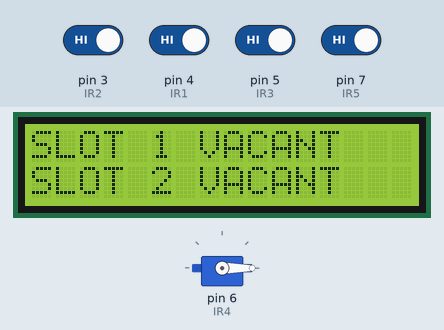
Bench run of a sketch on a simulated Arduino Uno, built with avr-gcc and run on an emulated ATmega328P. On the bench: servo, 16×2 character LCD. The test bench sets the inputs (shaded band); at power-on: pin 3 (IR2), pin 4 (IR1), pin 5 (IR3), pin 7 (IR5) HIGH. What the sketch prints to the serial monitor is not drawn.

Above: at 1.2 s.
1.3 s: pin 3 (IR2) driven LOW
At 10.5 s:
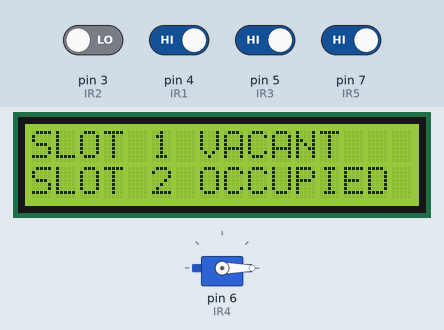
15.3 s: pin 4 (IR1) driven LOW
At 21.6 s:
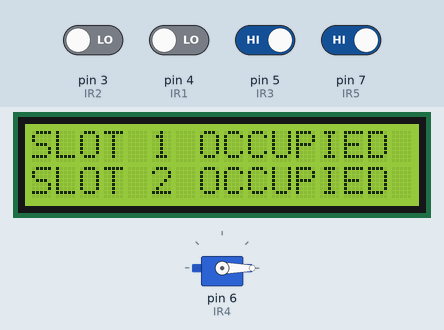
26.7 s: pin 3 (IR2) driven HIGH
At 31.4 s:
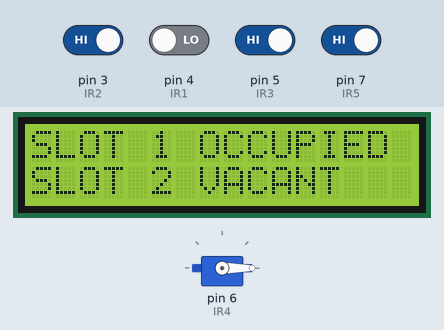
40.7 s: pin 4 (IR1) driven HIGH
At 51.1 s:
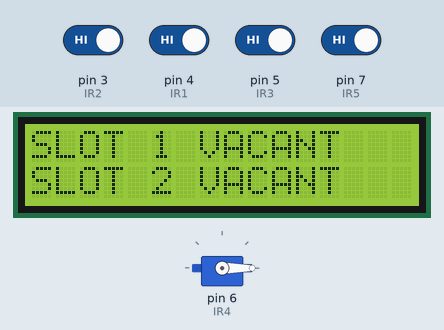
51.9 s: pin 7 (IR5) driven LOW
At 65.8 s:
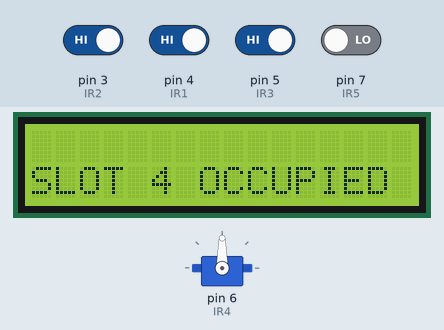
65.9 s: pin 3 (IR2) driven LOW
At 71.9 s:
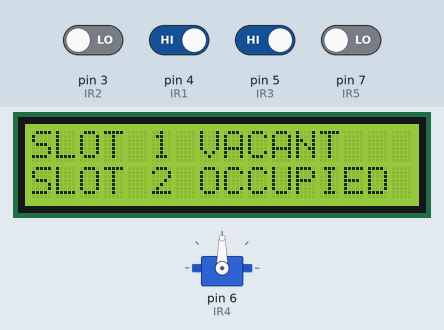
Timing chart, 0 to 73.4 s (numbered marks = the images above; inputs shaded):
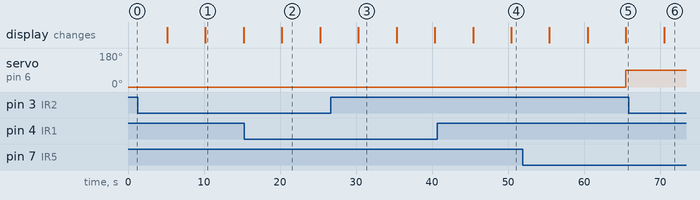

Measured:
- after the input at 1.3 s, the display: first differs from a run without the input after 8.9 s (image 1)
- after the input at 15.3 s, the display: changes after 4.9 s (image 2)
- after the input at 26.7 s, the display: changes after 3.6 s (image 3)
- after the input at 40.7 s, the display: first differs from a run without the input after 9.7 s (image 4)
- after the input at 51.9 s, servo on pin 6 (IR4): 0° → 90° after 13.6 s
- after the input at 65.9 s, the display: changes after 4.6 s (image 6)
- what the display in image 1 shows lasts 5.0 s, from 10.2 s to 15.2 s

The sketch:

SMART_PARKING_SYSTEM.ino
```cpp
//IR SENSOR IN THE PARKING SLOT TO DETECT THE VEHICLE WEATHER PARKED ELSE SLOT IS FREE
int IR1 = 4;  //IR Sensor - 1
int IR1_Value; //variable declaration to hold the IR value
int IR2 = 3;  //IR Sensor - 2
int IR2_Value; //variable declaration to hold the IR value
int IR3 = 5;  //IR Sensor - 3
int IR3_Value; //variable declaration to hold the IR value
int IR4 = 6;  //IR Sensor - 4
int IR4_Value; //variable declaration to hold the IR value

//IR SENSOR TO DETECT THE VEHICLE AT THE GATE AND SEND THE SIGNAL TO THE SERVO MOTOR
int IR5 = 7;  //IR Sensor - 5
int IR5_Value; //variable declaration to hold the IR value

//Servo Declarations
#include <Servo.h> //Includong header file
Servo myservo;  //Creating Servo Object
int servoPin = 6; //Declaring the servo motor Pin

#include <Wire.h>
#include <LiquidCrystal_I2C.h>
LiquidCrystal_I2C lcd(0x27,16,2);


void setup() {

  //Serial monitor bard rate declarations.
  Serial.begin(9600); //Declared bard rate ===> 9600

  myservo.attach(servoPin);
  /*
    Setting the Servo motor to 0 degree.
    Valus for the gate open and close are as follows:
      1. 0 degree gate is closed.
      2. 90 degree gate is opened.
   */
  myservo.write(0);

  //LCD Declarations
  Wire.begin();
  lcd.init();   //Iinitializing LCD
  lcd.backlight(); //Turning the Backling on in the LCD
  lcd.setCursor(0,0); //Setting Cursor to 0th row oth column.
  lcd.print("SMART PARKING SYS");//Printing the desired output in the LCD
  /*PINMODE DECLARATIONS
    1.sensors which sends the value to the controller will be INPUT or else Actuator
    2.sensor required signal from the controller  declare the pinmode as OUTPUT
    3.if push button is used the need to declare the pinmode as INPUT_PULLUP
  */
  pinMode(IR1,INPUT);
  pinMode(IR2,INPUT);
  pinMode(IR3,INPUT);
  pinMode(IR4,INPUT);
  pinMode(IR5,INPUT);

}

void loop() {
  // put your main code here, to run repeatedly:
  /*
    Reading all the sensor values and storing it in the respective Variables.
   */
  IR1_Value = digitalRead(IR1);
  IR2_Value = digitalRead(IR2);
  IR3_Value = digitalRead(IR3);
  IR4_Value = digitalRead(IR4);
  IR5_Value = digitalRead(IR5);

  lcd.clear(); //Clearing the LCD Display

 //Checking for the parking slot status and maping the respective output in the LCD for all 4 slots
  if(IR1_Value == 0) //Checking for Slot 1
  {
     lcd.setCursor(0,0);
     lcd.print("SLOT 1 OCCUPIED");
  }
  else
  {
     lcd.setCursor(0,0);
     lcd.print("SLOT 1 VACANT");
  }

  if(IR2_Value == 0)//Checking for Slot 2
  {
    lcd.setCursor(0,1);
    lcd.print("SLOT 2 OCCUPIED");
  }
  else
  {
    lcd.setCursor(0,1);
    lcd.print("SLOT 2 VACANT");
  }

  delay(5000); //5 seconds delay to hold the screen

  lcd.clear();

  if(IR3_Value == 0) //Checking for Slot 3
  {
    lcd.setCursor(0,1);
    lcd.print("SLOT 3 OCCUPIED");
  }
  else
  {
    lcd.setCursor(0,1);
    lcd.print("SLOT 3 VACANT");
  }

  if(IR4_Value == 0)  //Checking for Slot 4
  {
    lcd.setCursor(0,1);
    lcd.print("SLOT 4 OCCUPIED");
  }
  else
  {
    lcd.setCursor(0,1);
    lcd.print("SLOT 4 VACANT");
  }

  /*
      The IR sensor checks weather vehicle approach near the gate
      If IR detected then it checks for the free parking slots.
      If Free slot detected then the singal is given to the Servo motor to turn open the gate
      once the gate is opened and vehicle enters the parking area gate closes as IR sensor near the gate won't detects vehicle.
   */
  if(IR5_Value == 0 && (IR1_Value == 1 || IR2_Value == 1 || IR3_Value == 1 || IR4_Value == 1))
  {
    myservo.write(90);
    Serial.println("Gates are Open");
  }
  else
  {
     myservo.write(0);
     Serial.println("Gates are Closed");
  }

  delay(5000);
}
```
